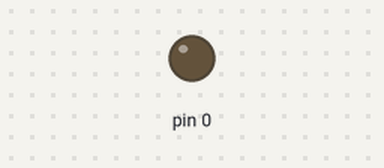
The sketch below on a simulated Arduino Uno, built with avr-gcc and run on an emulated ATmega328P. On the bench: output pins drawn as LEDs (lit = HIGH).

Above: at 0.5 s.
At 5.2 s:
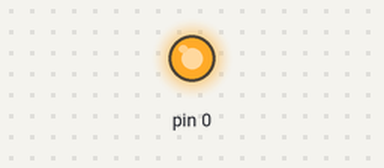
Timing chart, 0 to 6.9 s (numbered marks = the images above):
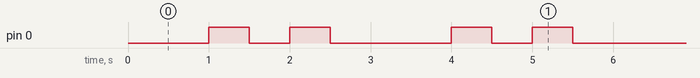

Measured:
- by itself, pin 0: repeats every 3.0 s: LOW 0.50 s, HIGH 0.50 s, LOW 1.5 s, HIGH 0.50 s
- by itself, everything shown: repeats every 3.0 s, in 4 steps

The sketch:

rgb_pwm.ino
```cpp
int redled;
int greenled;
int blueled;

void setup ()

{
 pinMode(redled, OUTPUT);
 pinMode(greenled, OUTPUT);
 pinMode( blueled, OUTPUT);
}


void loop ()

{
 setColor (255, 0, 0);
 delay(500);
 setColor(0,255,0);
 delay(500);
 setColor (0,0,255);
 delay(500);
 setColor(150,0,0);
 delay(500);
 setColor(150,150,150);
 delay(500);
 setColor(125,125,125);
 delay(500);

}


void setColor (int red, int green, int blue)

{
 analogWrite(redled, red);
 analogWrite(greenled, green);
 analogWrite(blueled, blue);
}
```
